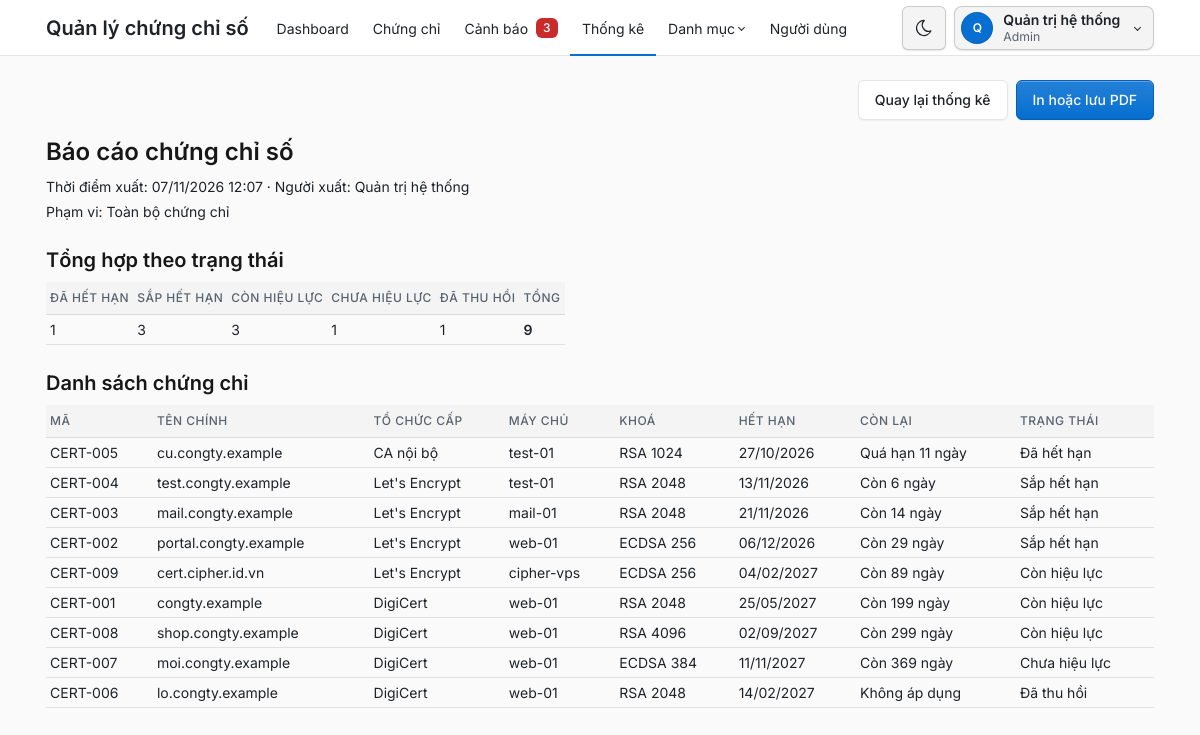
The page /admin/bao_cao_in.php (signed in) on the database its author committed.
### tables this page shows
CREATE TABLE users (
    id INT UNSIGNED AUTO_INCREMENT PRIMARY KEY,
    username VARCHAR(50) NOT NULL UNIQUE,
    password_hash VARCHAR(255) NOT NULL,
    full_name VARCHAR(100) NOT NULL,
    role_id INT UNSIGNED NOT NULL,
    is_locked TINYINT(1) NOT NULL DEFAULT 0,  
     
    failed_logins TINYINT UNSIGNED NOT NULL DEFAULT 0,
    locked_until DATETIME NULL,
    CONSTRAINT fk_users_role FOREIGN KEY (role_id) REFERENCES roles (id) ON DELETE RESTRICT
);

CREATE TABLE roles (
    id INT UNSIGNED AUTO_INCREMENT PRIMARY KEY,
    name VARCHAR(50) NOT NULL UNIQUE
);

CREATE TABLE certificates (
    id INT UNSIGNED AUTO_INCREMENT PRIMARY KEY,
    cert_code VARCHAR(30) NOT NULL UNIQUE,
     
     
     
    fingerprint_sha256 CHAR(64) NULL UNIQUE,
    serial VARCHAR(128) NULL,  
    subject_cn VARCHAR(255) NOT NULL,
    san TEXT NULL,
    ca_id INT UNSIGNED NOT NULL,
    domain_id INT UNSIGNED NOT NULL,
    valid_from DATETIME NOT NULL,
    valid_to DATETIME NOT NULL,
    key_algorithm VARCHAR(20) NOT NULL,
    key_size SMALLINT UNSIGNED NOT NULL,
    signature_algorithm VARCHAR(50) NOT NULL,
    is_revoked TINYINT(1) NOT NULL DEFAULT 0,
    created_by INT UNSIGNED NOT NULL,
    CONSTRAINT chk_cert_dates CHECK (valid_to > valid_from),
    CONSTRAINT chk_cert_fingerprint CHECK (fingerprint_sha256 REGEXP '^[0-9a-f]{64}$'),
    CONSTRAINT fk_cert_ca FOREIGN KEY (ca_id) REFERENCES certificate_authorities (id) ON DELETE RESTRICT,
    CONSTRAINT fk_cert_domain FOREIGN KEY (domain_id) REFERENCES domains (id) ON DELETE RESTRICT,
    CONSTRAINT fk_cert_creator FOREIGN KEY (created_by) REFERENCES users (id) ON DELETE RESTRICT
);

CREATE TABLE certificate_authorities (
    id INT UNSIGNED AUTO_INCREMENT PRIMARY KEY,
    name VARCHAR(100) NOT NULL UNIQUE,
    country VARCHAR(100) NOT NULL,
    is_trusted TINYINT(1) NOT NULL DEFAULT 1
);

CREATE TABLE servers (
    id INT UNSIGNED AUTO_INCREMENT PRIMARY KEY,
    hostname VARCHAR(255) NOT NULL,
    ip_address VARCHAR(45) NOT NULL,  
    port SMALLINT UNSIGNED NOT NULL DEFAULT 443,
    environment ENUM('production', 'staging', 'development') NOT NULL DEFAULT 'production',
    owner VARCHAR(100) NOT NULL,
    CONSTRAINT chk_servers_port CHECK (port BETWEEN 1 AND 65535)
);

### src/khoi_dong.php (called while the page is built, shortened)
<?php
require_once __DIR__ . '/../config/db.php';
require_once __DIR__ . '/auth.php';
function e(?string $chuoi): string
{
    return htmlspecialchars((string) $chuoi, ENT_QUOTES, 'UTF-8');
}
function url(string $duongDan): string
{
    $thuMucPublic = str_replace('\\', '/', realpath(__DIR__ . '/../public'));
    $gocWeb = str_replace('\\', '/', realpath($_SERVER['DOCUMENT_ROOT']));
    return substr($thuMucPublic, strlen($gocWeb)) . '/' . $duongDan;
}

### src/auth.php (called while the page is built, shortened)
<?php
function nguoiDungHienTai(PDO $pdo): ?array
{
    $cau = $pdo->prepare('SELECT u.id, u.username, u.full_name, r.name AS role_name
                          FROM users u JOIN roles r ON r.id = u.role_id
                          WHERE u.id = ? AND u.is_locked = 0');
    $cau->execute([$_SESSION['user_id']]);
    return $cau->fetch() ?: null;
}
function laAdmin(array $nguoi): bool
{
    return $nguoi['role_name'] === VAI_TRO_ADMIN;
}
function yeuCauDangNhap(PDO $pdo): array
{
    $nguoi = nguoiDungHienTai($pdo);
    return $nguoi;
}

### src/chung_chi.php (called while the page is built, shortened)
<?php
function chuanHoaNgay(string $giaTri): ?string
{
    $giaTri = str_replace('T', ' ', trim($giaTri));
    foreach (['Y-m-d H:i:s', 'Y-m-d H:i'] as $dang) {
        $ngay = DateTime::createFromFormat('!' . $dang, $giaTri);
    }
    return null;
}
function docBoLoc(array $nguon): array
{
    $doc = function (string $khoa) use ($nguon): string {
        $giaTri = $nguon[$khoa] ?? '';
        return is_string($giaTri) && mb_check_encoding($giaTri, 'UTF-8') ? trim($giaTri) : '';
    };
    $maSo = function (string $khoa) use ($doc): string {
        $so = filter_var($doc($khoa), FILTER_VALIDATE_INT, ['options' => ['min_range' => 1]]);
        return $so === false ? '' : (string) $so;
    };
    $ngay = function (string $khoa) use ($doc): string {
        return chuanHoaNgay($doc($khoa) . ' 00:00:00') === null ? '' : $doc($khoa);
    };
    return [
        'tu_khoa' => mb_substr($doc('tu_khoa'), 0, 255),
        'trang_thai' => array_key_exists($doc('trang_thai'), TRANG_THAI) ? $doc('trang_thai') : '',
        'ca_id' => $maSo('ca_id'),
        'domain_id' => $maSo('domain_id'),
        'server_id' => $maSo('server_id'),
        'het_han_tu' => $ngay('het_han_tu'),
        'het_han_den' => $ngay('het_han_den'),
    ];
}
function dieuKienLoc(array $loc): array
{
    $dieuKien = [];
    $thamSo = [];
    $tuKhoa = $loc['tu_khoa'] ?? '';
    $bangGiaTri = [
        'trang_thai' => 'c.status = ?',
        'ca_id' => 'c.ca_id = ?',
        'domain_id' => 'c.domain_id = ?',
        'server_id' => 'd.server_id = ?',
        'het_han_tu' => 'c.valid_to >= ?',
        'het_han_den' => 'c.valid_to < DATE_ADD(?, INTERVAL 1 DAY)',
    ];
    return [$dieuKien === [] ? '' : 'WHERE ' . implode(' AND ', $dieuKien), $thamSo];
}
function demTheoTrangThai(PDO $pdo, array $loc = [], bool $giuTrangThai = false): array
{
    [$where, $thamSo] = dieuKienLoc($giuTrangThai ? $loc : ['trang_thai' => ''] + $loc);
    $cau = $pdo->prepare('SELECT c.status, COUNT(*) FROM ' . NGUON_CHUNG_CHI . " $where GROUP BY c.status");
    $cau->execute($thamSo);
    $dem = $cau->fetchAll(PDO::FETCH_KEY_PAIR);
    $ketQua = [];
    foreach (array_keys(TRANG_THAI) as $trangThai) {
        $ketQua[$trangThai] = (int) ($dem[$trangThai] ?? 0);
    }
    return $ketQua;
}
function docSapXep(array $nguon): array
{
    $cot = $nguon['sap_xep'] ?? '';
    if (!is_string($cot) || !array_key_exists($cot, COT_SAP_XEP)) {
        return ['sap_xep' => '', 'chieu' => 'tang'];
    }
    return ['sap_xep' => $cot, 'chieu' => ($nguon['chieu'] ?? '') === 'giam' ? 'giam' : 'tang'];
}
function mucGapSql(): string
{
    return "FIELD(c.status, '" . implode("', '", array_keys(TRANG_THAI)) . "')";
}
function menhDeSapXep(array $sapXep): string
{
    $cot = $sapXep['sap_xep'] ?? '';
    $chieu = ($sapXep['chieu'] ?? '') === 'giam' ? 'DESC' : 'ASC';
    if ($cot === '') {
        return mucGapSql() . ', c.valid_to, c.id';
    }
    return COT_SAP_XEP[$cot] . " $chieu, c.valid_to, c.id";
}
function diaChiCoLoc(string $trang, array $loc, array $sapXep = [], array $doi = []): string
{
    $thamSo = [...$loc, ...(($sapXep['sap_xep'] ?? '') === '' ? [] : $sapXep), ...$doi];
    $thamSo = array_filter($thamSo, fn($giaTri): bool => $giaTri !== '');
    return url($trang . ($thamSo === [] ? '' : '?' . http_build_query($thamSo)));
}
function tatCaChungChi(PDO $pdo, array $loc = [], array $sapXep = []): array
{
    [$where, $thamSo] = dieuKienLoc($loc);
    $cau = $pdo->prepare(COT_CHUNG_CHI . NGUON_CHUNG_CHI . " $where ORDER BY " . menhDeSapXep($sapXep));
    $cau->execute($thamSo);
    return $cau->fetchAll();
}
function demCanhBaoMoi(PDO $pdo): int
{
    return (int) $pdo->query('SELECT COUNT(*) FROM ' . CANH_BAO_DANG_XET . " AND a.status = 'new'")->fetchColumn();
}
function moTaSoNgay(array $chungChi): string
{
    if ($chungChi['status'] === 'revoked') {
        return 'Không áp dụng';
    }
    $soNgay = (int) $chungChi['days_left'];
    if ($chungChi['status'] === 'expired') {
        return 'Quá hạn ' . max(abs($soNgay), 0) . ' ngày';
    }
    return 'Còn ' . $soNgay . ' ngày';
}

### public/admin/bao_cao_in.php (the view, shortened to what this page needs)
<?php
require __DIR__ . '/../../src/khoi_dong.php';
require __DIR__ . '/../../src/chung_chi.php';
$pdo = ketNoiCsdl();
$nguoi = yeuCauDangNhap($pdo);
$loc = docBoLoc($_GET);
$sapXep = docSapXep($_GET);
$danhSach = tatCaChungChi($pdo, $loc, $sapXep);
$trangThai = demTheoTrangThai($pdo, $loc, true);
$moTaLoc = [];
$trangHienTai = 'thong_ke';
require __DIR__ . '/../../views/dau_trang.php';
?>
<div class="page-body">
    <div class="container-xl">
        <div class="d-flex justify-content-end gap-2 mb-3 d-print-none">
            <a class="btn" href="<?= e(diaChiCoLoc('admin/thong_ke.php', $loc)) ?>">Quay lại thống kê</a>
            <button type="button" class="btn btn-primary" data-in>In hoặc lưu PDF</button>
        </div>
        <h1>Báo cáo chứng chỉ số</h1>
        <p class="mb-1">Thời điểm xuất: <?= e(date('d/m/Y H:i')) ?> · Người xuất: <?= e($nguoi['full_name']) ?></p>
        <p>Phạm vi: <?= $moTaLoc === [] ? 'Toàn bộ chứng chỉ' : e(implode(' · ', $moTaLoc)) ?></p>
        <h2 class="mt-4">Tổng hợp theo trạng thái</h2>
        <div class="table-responsive">
            <table class="table table-sm bang-in w-auto">
                <thead>
                    <tr>
                        <?php foreach (TRANG_THAI as $thongTin): ?>
                            <th><?= e($thongTin['nhan']) ?></th>
                        <?php endforeach; ?>
                        <th>Tổng</th>
                    </tr>
                </thead>
                <tbody>
                    <tr>
                        <?php foreach ($trangThai as $so): ?>
                            <td><?= $so ?></td>
                        <?php endforeach; ?>
                        <td><strong><?= array_sum($trangThai) ?></strong></td>
                    </tr>
                </tbody>
            </table>
        </div>
        <h2 class="mt-4">Danh sách chứng chỉ</h2>
        <div class="table-responsive">
            <table class="table table-sm bang-in">
                <thead>
                    <tr>
                        <th>Mã</th>
                        <th>Tên chính</th>
                        <th>Tổ chức cấp</th>
                        <th>Máy chủ</th>
                        <th>Khoá</th>
                        <th>Hết hạn</th>
                        <th>Còn lại</th>
                        <th>Trạng thái</th>
                    </tr>
                </thead>
                <tbody>
                    <?php foreach ($danhSach as $dong): ?>
                        <tr>
                            <td class="text-nowrap"><?= e($dong['cert_code']) ?></td>
                            <td class="text-break"><?= e($dong['subject_cn']) ?></td>
                            <td><?= e($dong['ca_name']) ?></td>
                            <td><?= e($dong['server_name']) ?></td>
                            <td class="text-nowrap"><?= e($dong['key_algorithm']) ?> <?= (int) $dong['key_size'] ?></td>
                            <td class="text-nowrap"><?= e(date('d/m/Y', strtotime($dong['valid_to']))) ?></td>
                            <td class="text-nowrap"><?= e(moTaSoNgay($dong)) ?></td>
                            <td class="text-nowrap"><?= e(TRANG_THAI[$dong['status']]['nhan']) ?></td>
                        </tr>
                    <?php endforeach; ?>
                </tbody>
            </table>
        </div>
    </div>
</div>
<?php require __DIR__ . '/../../views/cuoi_trang.php'; ?>

### views/dau_trang.php (shortened to what this page needs)
<?php
$nguoi ??= null;
$trangHienTai ??= '';
$coThanhRieng ??= false;
$soCanhBaoMenu = 0;
if ($nguoi !== null) {
    require_once __DIR__ . '/../src/chung_chi.php';
    $soCanhBaoMenu = demCanhBaoMoi($pdo);
}
$trongDanhMuc = in_array($trangHienTai, ['may_chu', 'ten_mien', 'to_chuc_cap'], true);
$nutGiaoDien = <<<'HTML'
<button type="button" class="nav-link px-2 bg-transparent border-0" data-doi-giao-dien
        title="Đổi giao diện sáng/tối" aria-label="Đổi giao diện sáng/tối">
    <svg class="icon hide-theme-dark" xmlns="http://www.w3.org/2000/svg" width="24" height="24" viewBox="0 0 24 24" fill="none" stroke="currentColor" stroke-width="2" stroke-linecap="round" stroke-linejoin="round" aria-hidden="true"><path d="M12 3c.132 0 .263 0 .393 0a7.5 7.5 0 0 0 7.92 12.446a9 9 0 1 1 -8.313 -12.454z"/></svg>
    <svg class="icon hide-theme-light" xmlns="http://www.w3.org/2000/svg" width="24" height="24" viewBox="0 0 24 24" fill="none" stroke="currentColor" stroke-width="2" stroke-linecap="round" stroke-linejoin="round" aria-hidden="true"><circle cx="12" cy="12" r="4"/><path d="M3 12h1m8 -9v1m8 8h1m-9 8v1m-6.4 -15.4l.7 .7m12.1 -.7l-.7 .7m0 11.4l.7 .7m-12.1 -.7l-.7 .7"/></svg>
</button>
HTML;
?>
<!doctype html>
<html lang="vi" data-bs-theme="light">
<head>
    <link rel="stylesheet" href="<?= e(url('assets/tabler/tabler.min.css')) ?>">
    <link rel="stylesheet" href="<?= e(url('assets/inter/inter.css')) ?>">
    <link rel="stylesheet" href="<?= e(url('assets/app.css')) ?>">
</head>
<body>
<?php if ($nguoi === null && !$coThanhRieng): ?>
    <div class="position-absolute top-0 end-0 p-3"><?= $nutGiaoDien ?></div>
<?php elseif ($nguoi !== null): ?>
    <div class="page">
        <header class="navbar navbar-expand-md d-print-none">
            <div class="container-xl">
                <a class="navbar-brand me-3 ten-he-thong-qt" href="<?= e(url('index.php')) ?>">Quản lý chứng chỉ số</a>
                <div class="navbar-nav flex-row order-md-last align-items-center thanh-tai-khoan">
                    <?= $nutGiaoDien ?>
                    <div class="nav-item dropdown">
                        <a href="#" class="nut-tai-khoan dropdown-toggle" data-bs-toggle="dropdown" aria-label="Mở menu tài khoản">
                            <span class="avatar avatar-sm"><?= e(mb_substr($nguoi['full_name'], 0, 1)) ?></span>
                            <span class="d-none d-md-block">
                                <span class="d-block nut-tai-khoan-ten"><?= e($nguoi['full_name']) ?></span>
                                <span class="d-block small text-secondary"><?= e($nguoi['role_name']) ?></span>
                            </span>
                        </a>
                    </div>
                </div>
                <div class="collapse navbar-collapse" id="menu-chinh">
                    <ul class="navbar-nav">
                        <li class="nav-item <?= $trangHienTai === 'dashboard' ? 'active' : '' ?>">
                            <a class="nav-link" href="<?= e(url('admin/index.php')) ?>">Dashboard</a>
                        </li>
                        <li class="nav-item <?= $trangHienTai === 'chung_chi' ? 'active' : '' ?>">
                            <a class="nav-link" href="<?= e(url('admin/chung_chi.php')) ?>">Chứng chỉ</a>
                        </li>
                        <li class="nav-item <?= $trangHienTai === 'canh_bao' ? 'active' : '' ?>">
                            <a class="nav-link" href="<?= e(url('admin/canh_bao.php')) ?>">
                                Cảnh báo
                                <?php if ($soCanhBaoMenu > 0): ?>
                                    <span class="badge so-canh-bao ms-2"><?= $soCanhBaoMenu ?><span class="visually-hidden"> cảnh báo mới</span></span>
                                <?php endif; ?>
                            </a>
                        </li>
                        <li class="nav-item <?= $trangHienTai === 'thong_ke' ? 'active' : '' ?>">
                            <a class="nav-link" href="<?= e(url('admin/thong_ke.php')) ?>">Thống kê</a>
                        </li>
                        <li class="nav-item dropdown <?= $trongDanhMuc ? 'active' : '' ?>">
                            <a class="nav-link dropdown-toggle" href="#" data-bs-toggle="dropdown" role="button" aria-expanded="false">Danh mục</a>
                        </li>
                        <?php if (laAdmin($nguoi)): ?>
                            <li class="nav-item <?= $trangHienTai === 'nguoi_dung' ? 'active' : '' ?>">
                                <a class="nav-link" href="<?= e(url('admin/nguoi_dung.php')) ?>">Người dùng</a>
                            </li>
                        <?php endif; ?>
                    </ul>
                </div>
            </div>
        </header>
        <div class="page-wrapper">
<?php endif; ?>

### rows shown on the page
users: full_name "Q", full_name "Quản trị hệ thống", role.name "Admin"
certificates: cert_code "CERT-005", subject_cn "cu.congty.example", ca.name "CA nội bộ", servers.hostname "test-01", key_algorithm "RSA", key_size "1024", valid_to "27/10/2026", dong "Quá hạn 11 ngày", nhan "Đã hết hạn"
certificates: cert_code "CERT-004", subject_cn "test.congty.example", ca.name "Let's Encrypt", servers.hostname "test-01", key_algorithm "RSA", key_size "2048", valid_to "13/11/2026", dong "Còn 6 ngày", nhan "Sắp hết hạn"
certificates: cert_code "CERT-003", subject_cn "mail.congty.example", ca.name "Let's Encrypt", servers.hostname "mail-01", key_algorithm "RSA", key_size "2048", valid_to "21/11/2026", dong "Còn 14 ngày", nhan "Sắp hết hạn"
certificates: cert_code "CERT-002", subject_cn "portal.congty.example", ca.name "Let's Encrypt", servers.hostname "web-01", key_algorithm "ECDSA", key_size "256", valid_to "06/12/2026", dong "Còn 29 ngày", nhan "Sắp hết hạn"
certificates: cert_code "CERT-009", subject_cn "cert.cipher.id.vn", ca.name "Let's Encrypt", servers.hostname "cipher-vps", key_algorithm "ECDSA", key_size "256", valid_to "04/02/2027", dong "Còn 89 ngày", nhan "Còn hiệu lực"
certificates: cert_code "CERT-001", subject_cn "congty.example", ca.name "DigiCert", servers.hostname "web-01", key_algorithm "RSA", key_size "2048", valid_to "25/05/2027", dong "Còn 199 ngày", nhan "Còn hiệu lực"
certificates: cert_code "CERT-008", subject_cn "shop.congty.example", ca.name "DigiCert", servers.hostname "web-01", key_algorithm "RSA", key_size "4096", valid_to "02/09/2027", dong "Còn 299 ngày", nhan "Còn hiệu lực"
certificates: cert_code "CERT-007", subject_cn "moi.congty.example", ca.name "DigiCert", servers.hostname "web-01", key_algorithm "ECDSA", key_size "384", valid_to "11/11/2027", dong "Còn 369 ngày", nhan "Chưa hiệu lực"
certificates: cert_code "CERT-006", subject_cn "lo.congty.example", ca.name "DigiCert", servers.hostname "web-01", key_algorithm "RSA", key_size "2048", valid_to "14/02/2027", dong "Không áp dụng", nhan "Đã thu hồi"

### other values the page prints
$soCanhBaoMenu "3"
$thongTin['nhan'] "ĐÃ HẾT HẠN"
$thongTin['nhan'] "SẮP HẾT HẠN"
$thongTin['nhan'] "CÒN HIỆU LỰC"
$thongTin['nhan'] "CHƯA HIỆU LỰC"
$thongTin['nhan'] "ĐÃ THU HỒI"
$so "1"
$so "3"
array_sum($trangThai) "9"
